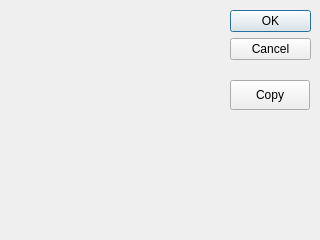
<?xml version="1.0" encoding="UTF-8"?>
<ui version="4.0">
 <class>Analyzer</class>
 <widget class="QDialog" name="Analyzer">
  <property name="geometry">
   <rect>
    <x>0</x>
    <y>0</y>
    <width>320</width>
    <height>240</height>
   </rect>
  </property>
  <property name="windowTitle">
   <string>Analyzer</string>
  </property>
  <property name="windowIcon">
   <iconset resource="Resource.qrc">
    <normaloff>:/res/diamond.svg</normaloff>:/res/diamond.svg</iconset>
  </property>
  <widget class="QDialogButtonBox" name="buttonBox">
   <property name="geometry">
    <rect>
     <x>230</x>
     <y>10</y>
     <width>81</width>
     <height>221</height>
    </rect>
   </property>
   <property name="orientation">
    <enum>Qt::Vertical</enum>
   </property>
   <property name="standardButtons">
    <set>QDialogButtonBox::Cancel|QDialogButtonBox::Ok</set>
   </property>
  </widget>
  <widget class="QPushButton" name="pushButtonCopy">
   <property name="geometry">
    <rect>
     <x>230</x>
     <y>80</y>
     <width>80</width>
     <height>30</height>
    </rect>
   </property>
   <property name="text">
    <string>Copy</string>
   </property>
  </widget>
  <widget class="QLabel" name="label">
   <property name="geometry">
    <rect>
     <x>10</x>
     <y>10</y>
     <width>200</width>
     <height>220</height>
    </rect>
   </property>
   <property name="contextMenuPolicy">
    <enum>Qt::PreventContextMenu</enum>
   </property>
   <property name="text">
    <string/>
   </property>
   <property name="alignment">
    <set>Qt::AlignLeading|Qt::AlignLeft|Qt::AlignTop</set>
   </property>
  </widget>
 </widget>
 <resources>
  <include location="Resource.qrc"/>
 </resources>
 <connections>
  <connection>
   <sender>buttonBox</sender>
   <signal>accepted()</signal>
   <receiver>Analyzer</receiver>
   <slot>accept()</slot>
   <hints>
    <hint type="sourcelabel">
     <x>250</x>
     <y>250</y>
    </hint>
    <hint type="destinationlabel">
     <x>160</x>
     <y>270</y>
    </hint>
   </hints>
  </connection>
  <connection>
   <sender>buttonBox</sender>
   <signal>rejected()</signal>
   <receiver>Analyzer</receiver>
   <slot>reject()</slot>
   <hints>
    <hint type="sourcelabel">
     <x>320</x>
     <y>260</y>
    </hint>
    <hint type="destinationlabel">
     <x>290</x>
     <y>270</y>
     <y>270</y>
    </hint>
   </hints>
  </connection>
 </connections>
</ui>
